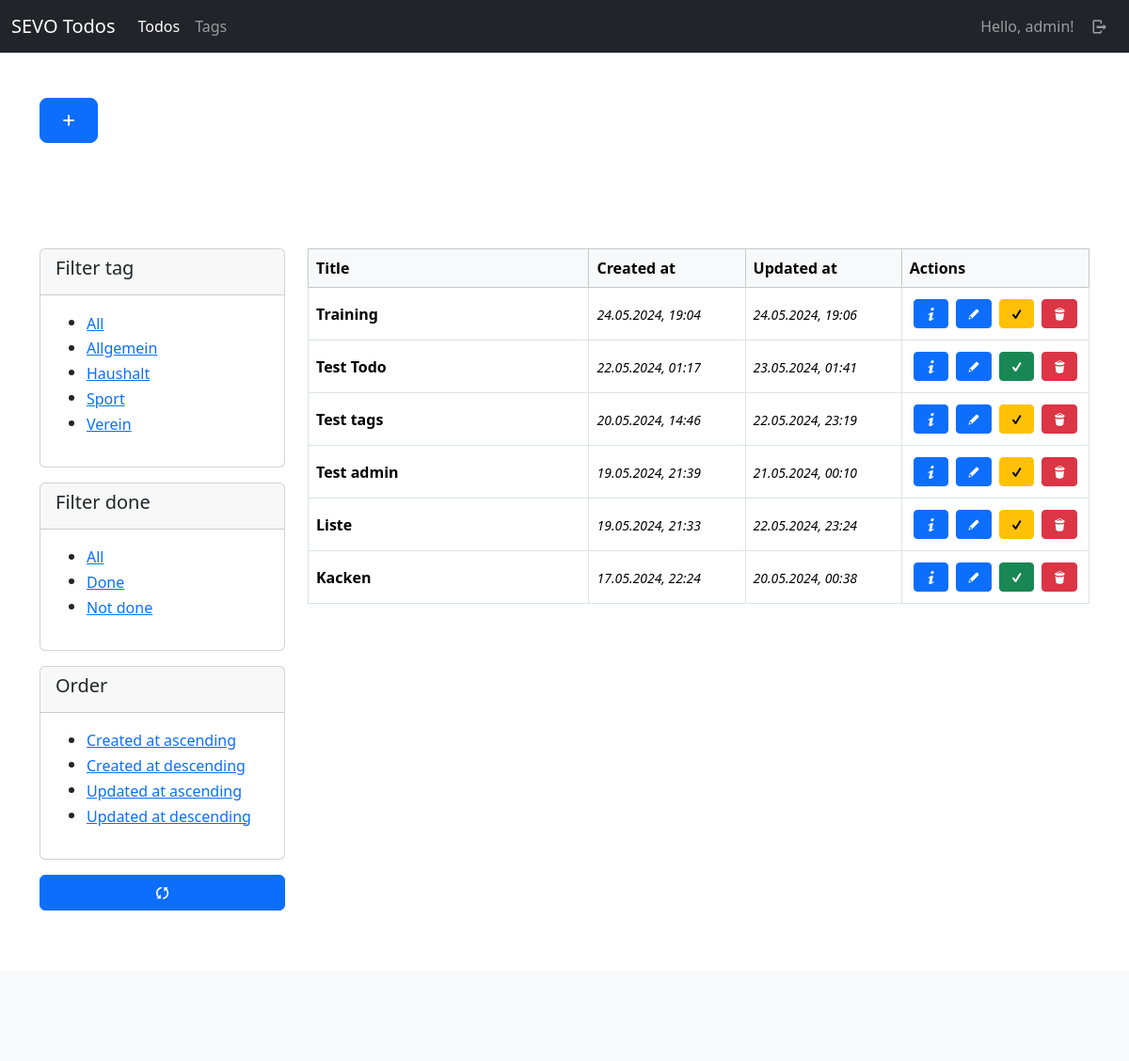
Screenshot of /todos/ (signed in) with the database file from the repository.
### todos/models.py (models this page shows, shortened)
class Todo(models.Model):
    user = models.ForeignKey(User, on_delete=models.CASCADE)
    title = models.CharField(max_length=255)
    content = tinymce_models.HTMLField()
    tags = models.ManyToManyField(Tag, blank=True)
    done = models.BooleanField(default=False)
    created_at = models.DateTimeField(auto_now_add=True)
    updated_at = models.DateTimeField(auto_now=True)
    class Meta:
        ordering = ["-created_at"]
        pass

class Tag(models.Model):
    user = models.ForeignKey(User, on_delete=models.CASCADE)
    name = models.CharField(max_length=100)
    class Meta:
        ordering = ["name"]

### todos/views/todo_views.py (the view, shortened to what this page needs)
# urls.py: path("", todo_views.index, name="todos-index"),
@login_required(login_url="sevo-auth-login")
def index(request):
    current_user = request.user
    url = reverse("todos-index")
    filter_tag = request.GET.get("tag")
    filter_done = request.GET.get("done")
    filter_order = request.GET.get("order")
    print(f"tag: {filter_tag}")
    print(f"done: {filter_done}")
    print(f"order: {filter_order}")
    order_str = "-created_at"
    todos = models.Todo.objects.filter(user=current_user).order_by(order_str)
    tags = models.Tag.objects.filter(user=current_user)
    if filter_tag != None and filter_tag != "all":
        try:
            todos = todos.filter(tags__id=int(filter_tag))
        except:
            return HttpResponseRedirect(url)
    done_todos = todos.filter(done=True)
    not_done_todos = todos.filter(done=False)
    return render(request, "todos/todo/index.html", {
        "title": _("Todos"),
        "todos": todos,
        "done_todos": done_todos,
        "not_done_todos": not_done_todos,
        "tags": tags
    })

### todos/templates/todos/todo/index.html (shortened to what this page needs)
{% extends "base_sidebar.html" %}
{% load i18n %}
{% load static %}
{% block header %}
    <div class="container">
        <div class="row py-5">
            <div class="col-lg-12">
                <a class="btn btn-primary btn-lg mb-3" href="{% url "todos-new" %}"><i class="demo-icon icon-plus"></i></a>
            </div>
        </div>
    </div>
{% endblock %}
{% block main %}
    <div>
        {% if todos %}
            {% include "todos/todo/partials/_table_list.html" with todos=todos %}
        {% else %}
            <p>{% trans "No todos available." %}</p>
        {% endif %}
    </div>
{%  endblock %}
{% block side %}
    <div id="filter-section">
        <div class="card mb-3">
            <div class="card-header">
                <h5>
                    {% trans "Filter tag" %}
                </h5>
            </div>
            <div class="card-body">
                {% include "todos/todo/partials/_tag_filter.html" %}
            </div>
        </div>
        <div class="card mb-3">
            <div class="card-header">
                <h5>
                    {% trans "Filter done" %}
                </h5>
            </div>
            <div class="card-body">
                {% include "todos/todo/partials/_done_filter.html" %}
            </div>
        </div>
        <div class="card mb-3">
            <div class="card-header">
                <h5>
                    {% trans "Order" %}
                </h5>
            </div>
            <div class="card-body">
                {% include "todos/todo/partials/_ordering_filter.html" %}
            </div>
        </div>
        <div class="mb-3">
            <a class="btn btn-primary w-100" href="{% url "todos-index" %}"><i class="demo-icon icon-arrows-ccw"></i></a>
        </div>
    </div>
{% endblock %}

### templates/partials/_navbar.html (shortened to what this page needs)
{% load i18n %}
<nav class="navbar navbar-expand-lg navbar-dark bg-dark">
    <div class="container-fluid">
        <a class="navbar-brand" href="/">SEVO Todos</a>
        <div class="collapse navbar-collapse" id="navbarContent">
            <ul class="navbar-nav me-auto mb-2 mb-lg-0">
                {% if user.is_authenticated %}
                <li class="nav-item">
                    <a class="nav-link{% if "todos" in request.path %} active{% endif %}"{% if "todos" in request.path %} aria-current="page"{% endif %} href="{% url "todos-index" %}">{% trans "Todos" %}</a>
                </li>
                {% endif %}
                {% if user.is_authenticated %}
                <li class="nav-item">
                    <a class="nav-link{% if "tag" in request.path %} active{% endif %}"{% if "tag" in request.path %} aria-current="page"{% endif %} href="{% url "todos-tag-index" %}">{% trans "Tags" %}</a>
                </li>
                {% endif %}
            </ul>
            <ul class="navbar-nav mb-2 mb-lg-0">
                {% if user.is_authenticated %}
                    <li class="nav-item">
                        <a class="nav-link" href="{% url "sevo-auth-user-detail" %}">{% trans "Hello" %}, {{ user }}!</a>
                    </li>
                    <li class="nav-item">
                        <a class="nav-link" href="{% url "sevo-auth-logout" %}"><i class="demo-icon icon-logout"></i></a>
                    </li>
                {% else %}
                    <li class="nav-item">
                        <a class="nav-link {% if "login" in request.path %} active{% endif %}"{% if "members" in request.path %} aria-current="page"{% endif %} href="{% url "sevo-auth-login" %}"><i class="demo-icon icon-user"></i></a>
                    </li>
                {% endif %}
            </ul>
        </div>
    </div>
</nav>

### todos/templates/todos/todo/partials/_table_list.html
{% load i18n %}
<div class="table-responsive">
    <table class="table table-bordered align-middle">
        <thead class="table-light">
        <tr>
            <th scope="col">{% trans "Title" %}</th>
            <th scope="col">{% trans "Created at" %}</th>
            <th scope="col">{% trans "Updated at" %}</th>
            <th scope="col">{% trans "Actions" %}</th>
        </tr>
        </thead>
        <tbody>
            {% for todo in todos %}
                <tr>
                    <th scope="row" class="w-50">
                        {{ todo.title }}
                    </th>
                    <td class="w-25"><time><small><i>{{ todo.created_at|date:"d.m.Y, H:i" }}</i></small></time></td>
                    <td class="w-25"><time><small><i>{{ todo.updated_at|date:"d.m.Y, H:i" }}</i></small></time></td>
                    <td class="w-auto">
                        <div class="d-flex justify-content-center align-content-center">
                            <a class="btn btn-primary btn-sm d-block m-1" href="{% url "todos-detail" id=todo.id %}"><i class="demo-icon icon-info"></i></a>
                            <a class="btn btn-primary btn-sm d-block m-1" href="{% url "todos-update" id=todo.id %}"><i class="demo-icon icon-pencil"></i></a>
                            <a class="btn {% if todo.done %}btn-success{% else %}btn-warning{% endif %} btn-sm d-block m-1" href="{% url "todos-done" id=todo.id %}"><i class="demo-icon icon-check"></i></a>
                            <a class="btn btn-danger btn-sm d-block m-1" href="{% url "todos-delete" id=todo.id %}"><i class="demo-icon icon-trash"></i></a>
                        </div>
                    </td>
                </tr>
            {% endfor %}
        </tbody>
    </table>
</div>

### todos/templates/todos/todo/partials/_tag_filter.html
{% load i18n %}
<div>
    <ul>
        <li>
            <button class="btn btn-link p-0 text-start" type="button" data-filter-key="tag" data-filter-value="all">{% trans "All" %}</button>
        </li>
    {% for tag in tags %}
        <li>
            <button class="btn btn-link p-0 text-start" type="button" data-filter-key="tag" data-filter-value="{{ tag.id }}">{{ tag.name }}</button>
        </li>
    {% endfor %}
</div>

### rows the page displays
Todo: title "Training", created_at "24.05.2024, 19:04", updated_at "24.05.2024, 19:06"
Todo: title "Test Todo", created_at "22.05.2024, 01:17", updated_at "23.05.2024, 01:41"
Todo: title "Test tags", created_at "20.05.2024, 14:46", updated_at "22.05.2024, 23:19"
Todo: title "Test admin", created_at "19.05.2024, 21:39", updated_at "21.05.2024, 00:10"
Todo: title "Liste", created_at "19.05.2024, 21:33", updated_at "22.05.2024, 23:24"
Todo: title "Kacken", created_at "17.05.2024, 22:24", updated_at "20.05.2024, 00:38"
Tag: {{ tag.id }} 4 (drawn), name "Allgemein"
Tag: {{ tag.id }} 2 (drawn), name "Haushalt"
Tag: {{ tag.id }} 1 (drawn), name "Sport"
Tag: {{ tag.id }} 3 (drawn), name "Verein"

### other values shown
{{ user }} "admin"
